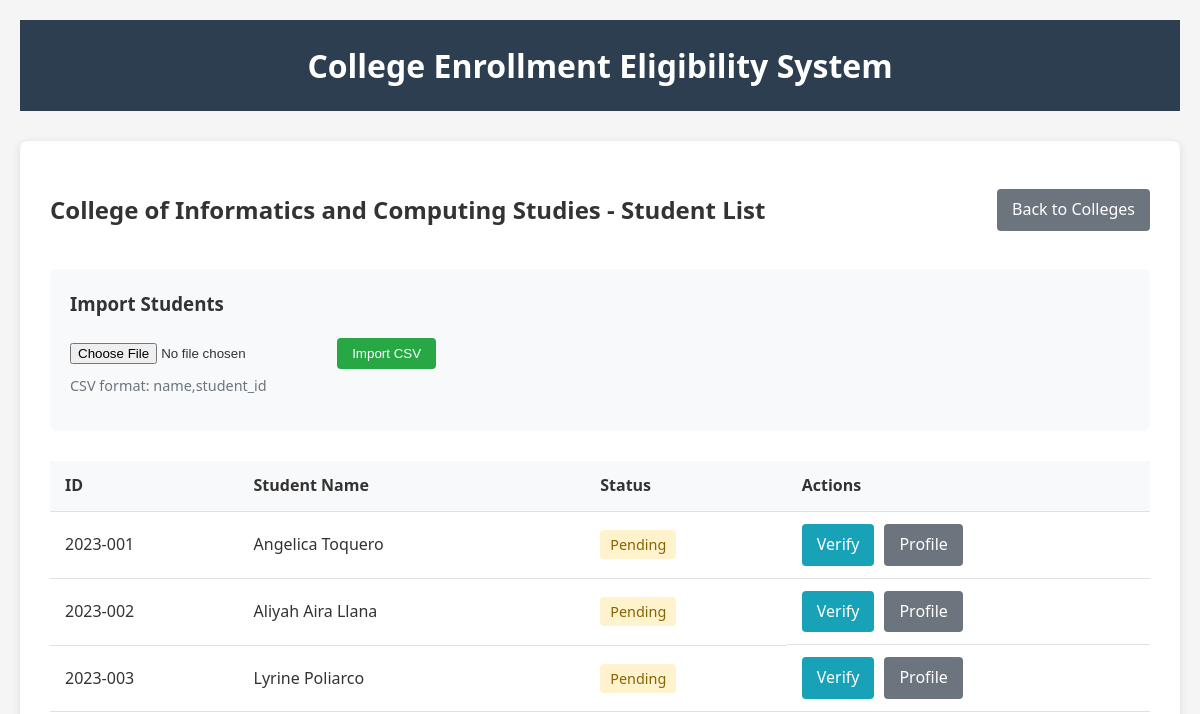
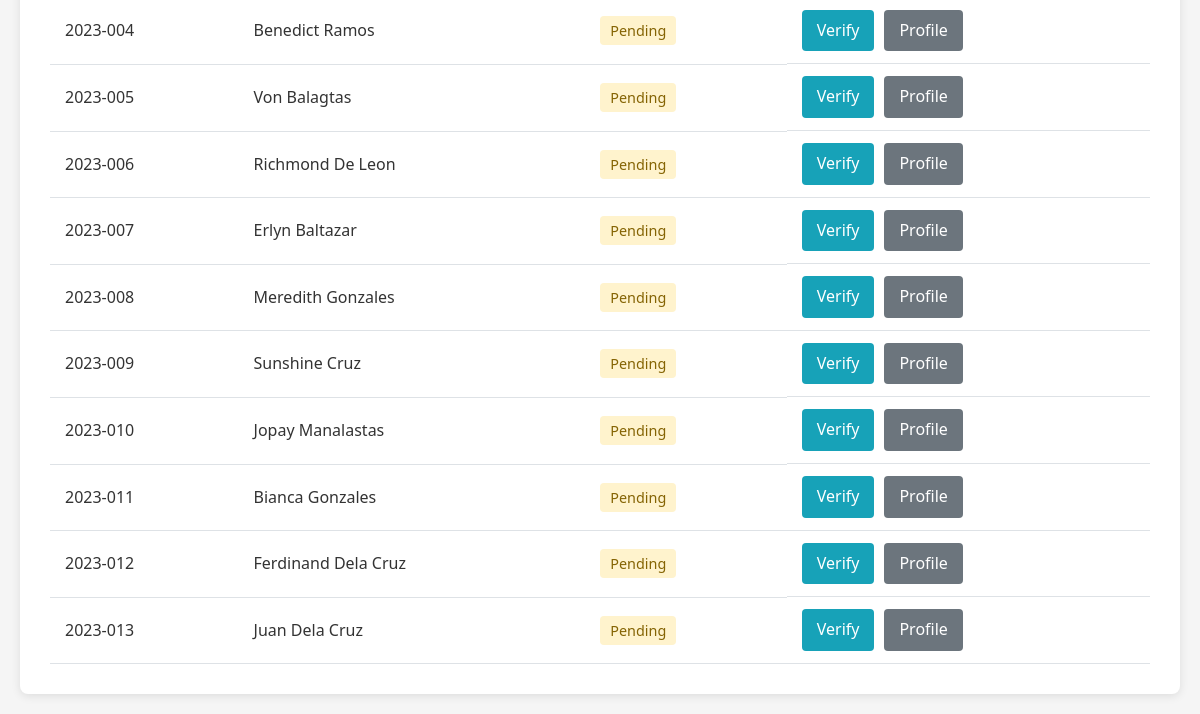
The page /admin/students/1 on the database as committed earlier (2 pictures, top to bottom).
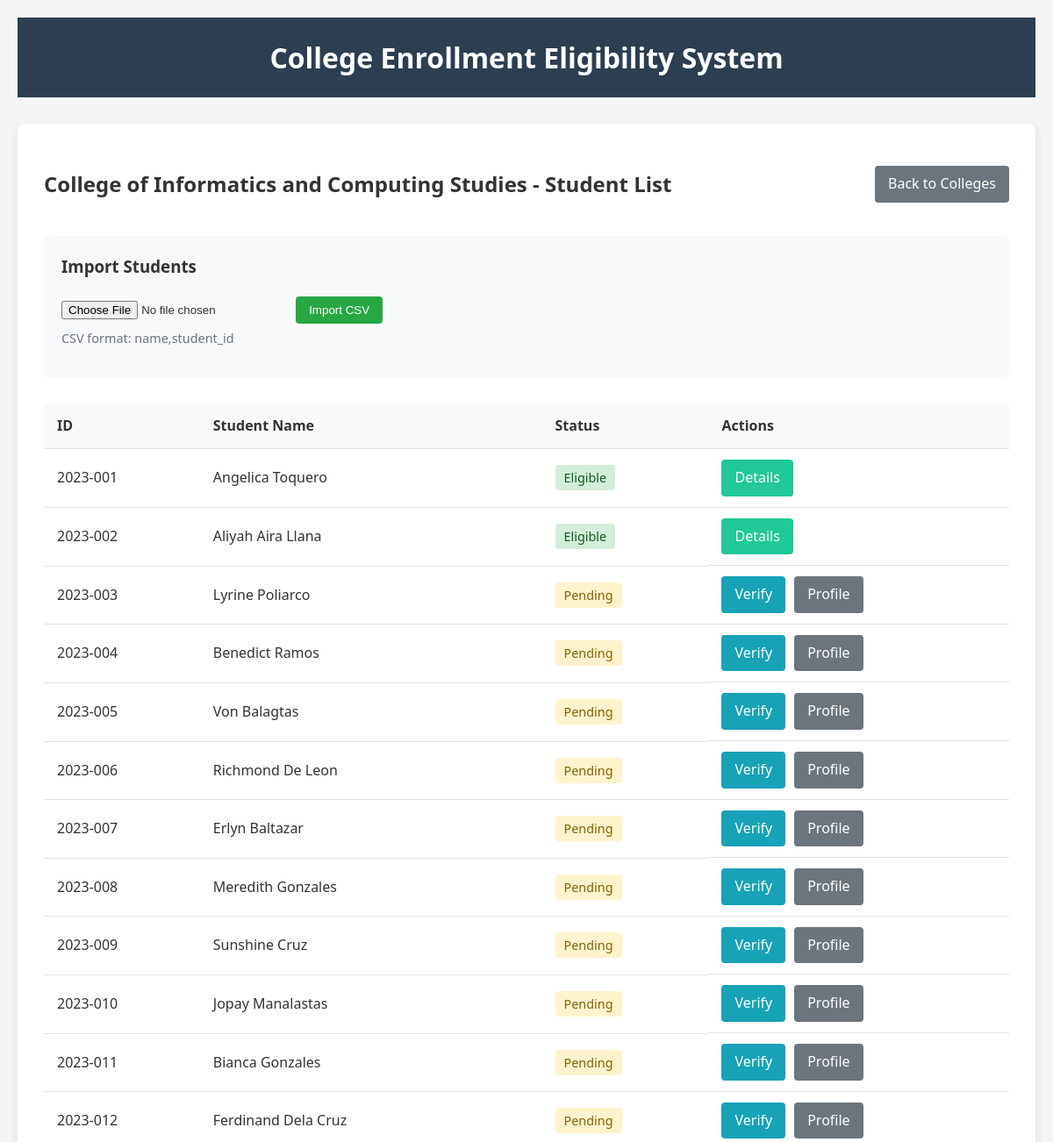
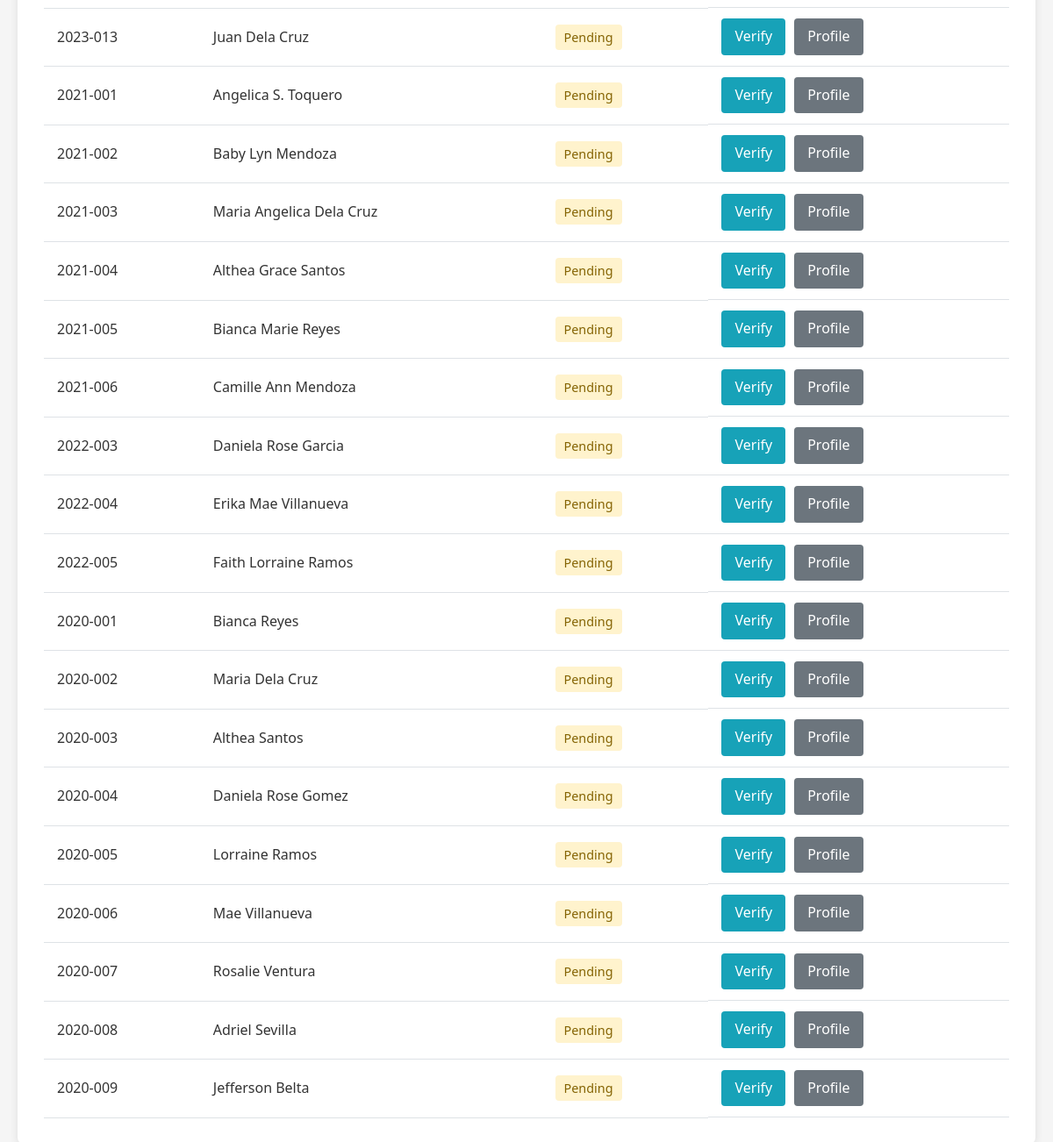
The same page on the database as committed later (2 pictures, top to bottom).
### models.py (models this page shows, shortened)
class College(db.Model):
    id = db.Column(db.Integer, primary_key=True)
    name = db.Column(db.String(100), unique=True, nullable=False)
    students = db.relationship('Student', backref='college', lazy=True)

class Student(db.Model):
    id = db.Column(db.Integer, primary_key=True)
    name = db.Column(db.String(100), nullable=False)
    student_id = db.Column(db.String(20), unique=True, nullable=False)
    college_id = db.Column(db.Integer, db.ForeignKey('college.id'), nullable=False)
    is_eligible = db.Column(db.Boolean, default=False)
    physical_exam = db.Column(db.Boolean, default=False)
    vital_signs = db.Column(db.Boolean, default=False)
    vision_test = db.Column(db.Boolean, default=False)
    hearing_test = db.Column(db.Boolean, default=False)
    cbc_test = db.Column(db.Boolean, default=False)
    urinalysis = db.Column(db.Boolean, default=False)
    drug_test = db.Column(db.Boolean, default=False)
    chest_xray = db.Column(db.Boolean, default=False)
    tb_screening = db.Column(db.Boolean, default=False)
    hepatitis_b = db.Column(db.Boolean, default=False)
    mmr = db.Column(db.Boolean, default=False)
    varicella = db.Column(db.Boolean, default=False)
    tdap = db.Column(db.Boolean, default=False)
    meningococcal = db.Column(db.Boolean, default=False)
    covid_vaccine = db.Column(db.Boolean, default=False)
    hiv_test = db.Column(db.Boolean, default=False)

### app.py (the view, shortened to what this page needs)
@app.route('/admin/students/<int:college_id>', methods=['GET', 'POST'])
def admin_student_list(college_id):
    college = College.query.get_or_404(college_id)
    students = Student.query.filter_by(college_id=college_id).all()
    return render_template('admin/student_list.html', college=college, students=students)

### templates/admin/student_list.html
{% extends "base.html" %}
{% block content %}
<div class="student-list-container">
    <div class="header-row">
        <h2>{{ college.name }} - Student List</h2>
        <a href="{{ url_for('admin_home') }}" class="btn back-btn">Back to Colleges</a>
    </div>
    <div class="import-section">
        <h3>Import Students</h3>
        <form method="POST" enctype="multipart/form-data">
            <input type="file" name="file" accept=".csv" required>
            <button type="submit" class="btn import-btn">Import CSV</button>
        </form>
        <p class="hint">CSV format: name,student_id</p>
    </div>
    <table class="student-table">
        <thead>
            <tr>
                <th>ID</th>
                <th>Student Name</th>
                <th>Status</th>
                <th>Actions</th>
            </tr>
        </thead>
        <tbody>
            {% for student in students %}
            <tr>
                <td>{{ student.student_id }}</td>
                <td>{{ student.name }}</td>
                <td>
                    <span class="status {% if student.is_eligible %}eligible{% else %}not-eligible{% endif %}">
                        {% if student.is_eligible %}Eligible{% else %}Pending{% endif %}
                    </span>
                </td>
                <td class="actions">
                    {% if not student.is_eligible %}
                        <a href="{{ url_for('admin_verify_student', student_id=student.id) }}" class="btn verify-btn">Verify</a>
                    {% endif %}
                    <a href="{{ url_for('admin_student_profile', student_id=student.id) }}" class="btn {% if student.is_eligible %}details-btn{% else %}profile-btn{% endif %}">
                        {% if student.is_eligible %}Details{% else %}Profile{% endif %}
                    </a>
                </td>
            </tr>
            {% else %}
            <tr>
                <td colspan="4">No students found. Import students using CSV.</td>
            </tr>
            {% endfor %}
        </tbody>
    </table>
</div>
{% endblock %}

### templates/base.html (shortened to what this page needs)
<!DOCTYPE html>
<html lang="en">
<head>
    <link rel="stylesheet" href="{{ url_for('static', filename='style.css') }}">
</head>
<body>
    <div class="container">
        <header>
            <h1>College Enrollment Eligibility System</h1>
        </header>
        <main>
            {% block content %}{% endblock %}
        </main>
    </div>
</body>
</html>

### static/style.css (style rules this page uses)
body { font-family: 'Segoe UI', Tahoma, Geneva, Verdana, sans-serif; line-height: 1.6; color: #333; background-color: #f5f5f5; margin: 0; padding: 0; }
.container { max-width: 1200px; margin: 0 auto; padding: 20px; }
header { background-color: #2c3e50; color: white; padding: 20px 0; margin-bottom: 30px; text-align: center; }
header h1 { margin: 0; font-size: 2em; }
.btn { display: inline-block; padding: 8px 15px; text-decoration: none; border-radius: 4px; font-weight: 500; transition: all 0.3s ease; border: none; cursor: pointer; }
.back-btn { background-color: #6c757d; color: white; }
.import-btn { background-color: #28a745; color: white; margin-left: 10px; }
.verify-btn { background-color: #17a2b8; color: white; }
.profile-btn { background-color: #6c757d; color: white; }
.details-btn { background-color: #20c997; color: white; }
.student-list-container { background-color: white; padding: 30px; border-radius: 8px; box-shadow: 0 2px 10px rgba(0, 0, 0, 0.1); }
.header-row { display: flex; justify-content: space-between; align-items: center; margin-bottom: 20px; }
.import-section { margin-bottom: 30px; padding: 20px; background-color: #f8f9fa; border-radius: 8px; }
.import-section h3 { margin-top: 0; }
.hint { font-size: 0.9em; color: #6c757d; margin-top: 5px; }
.student-table { width: 100%; border-collapse: collapse; }
.student-table th, .student-table td { padding: 12px 15px; text-align: left; border-bottom: 1px solid #dee2e6; }
.student-table th { background-color: #f8f9fa; font-weight: 600; }
.status { padding: 5px 10px; border-radius: 4px; font-weight: 500; font-size: 0.9em; }
.status.eligible { background-color: #d4edda; color: #155724; }
.status.not-eligible { background-color: #fff3cd; color: #856404; }
.actions { display: flex; gap: 10px; }

Rows that differ between the two databases and show on the page:
changed Student "Angelica Toquero": is_eligible "Pending Verify Profile" → "Eligible Details"
changed Student "Aliyah Aira Llana": is_eligible "Pending Verify Profile" → "Eligible Details"
added Student: student_id "2021-001", name "Angelica S. Toquero", is_eligible "Pending"
added Student: student_id "2021-002", name "Baby Lyn Mendoza", is_eligible "Pending"
added Student: student_id "2021-003", name "Maria Angelica Dela Cruz", is_eligible "Pending"
added Student: student_id "2021-004", name "Althea Grace Santos", is_eligible "Pending"
added Student: student_id "2021-005", name "Bianca Marie Reyes", is_eligible "Pending"
added Student: student_id "2021-006", name "Camille Ann Mendoza", is_eligible "Pending"
added Student: student_id "2022-003", name "Daniela Rose Garcia", is_eligible "Pending"
added Student: student_id "2022-004", name "Erika Mae Villanueva", is_eligible "Pending"
added Student: student_id "2022-005", name "Faith Lorraine Ramos", is_eligible "Pending"
added Student: student_id "2020-001", name "Bianca Reyes", is_eligible "Pending"
added Student: student_id "2020-002", name "Maria Dela Cruz", is_eligible "Pending"
added Student: student_id "2020-003", name "Althea Santos", is_eligible "Pending"
added Student: student_id "2020-004", name "Daniela Rose Gomez", is_eligible "Pending"
added Student: student_id "2020-005", name "Lorraine Ramos", is_eligible "Pending"
added Student: student_id "2020-006", name "Mae Villanueva", is_eligible "Pending"
added Student: student_id "2020-007", name "Rosalie Ventura", is_eligible "Pending"
added Student: student_id "2020-008", name "Adriel Sevilla", is_eligible "Pending"
added Student: student_id "2020-009", name "Jefferson Belta", is_eligible "Pending"
